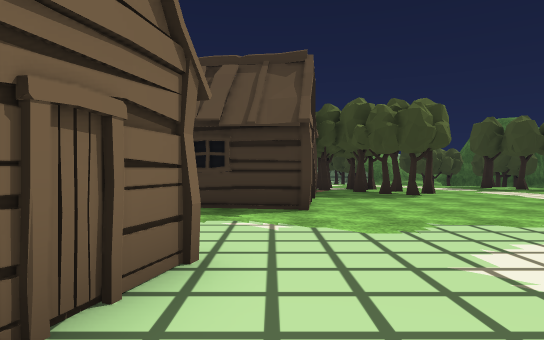
View 1 (above)

23 first-person views from a walk through a 3-D level made in the Unity game engine. The camera is 1.4 m above the floor, looks level and sees 75° across. The floor is counted in squares, 2 m on a side. Each view is taken from the middle of a square. On the plan, view 1 faces up. The plan holds only what a view shows up to about 11 squares ahead; the rest is blank. The place goes on beyond the plan. The player character is not drawn. Some animated figures are not drawn. Some surface patterns are stand-ins.

View 2
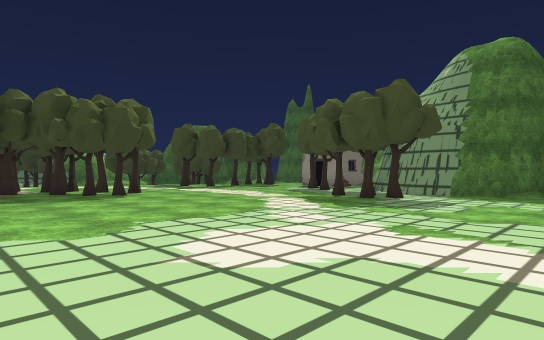

View 3
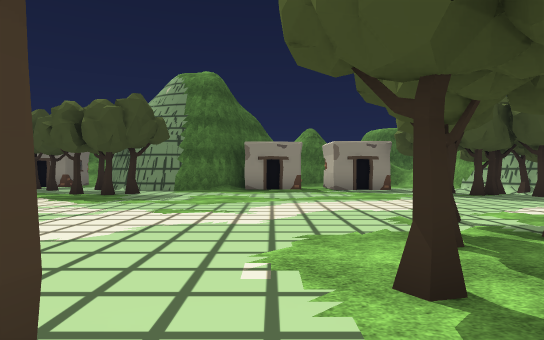

View 4
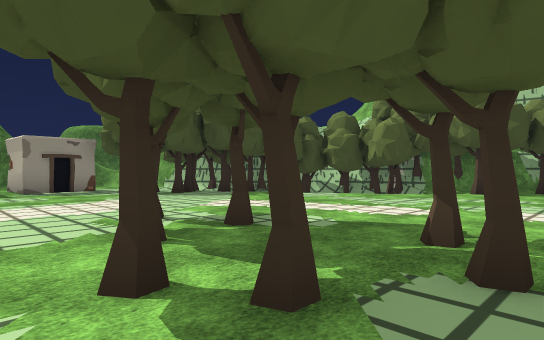

View 5
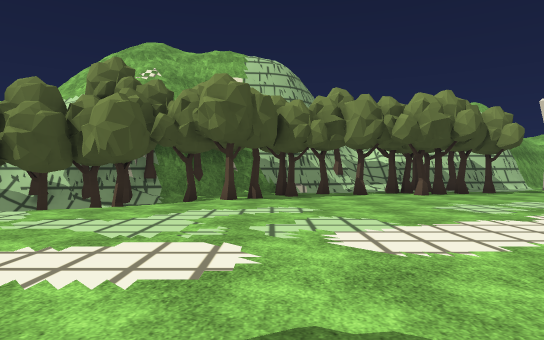

View 6
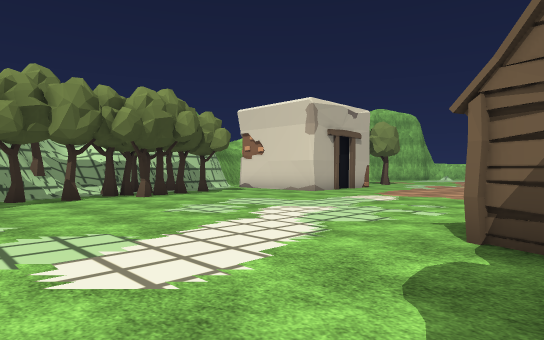

View 7
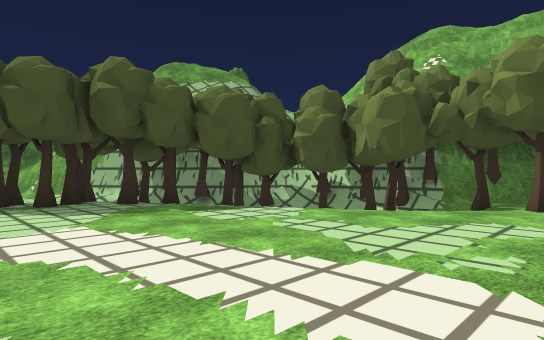

View 8
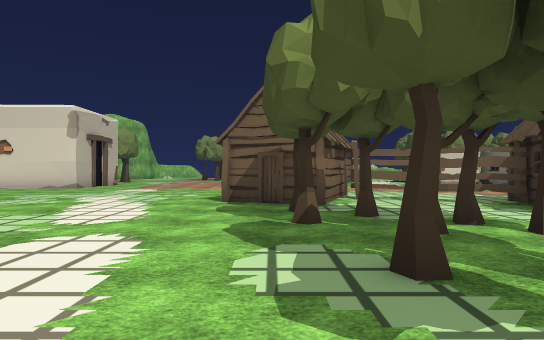

View 9
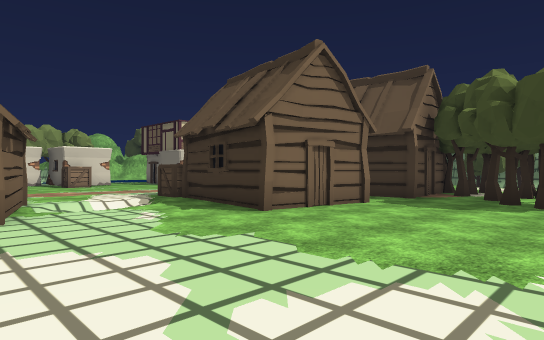

View 10
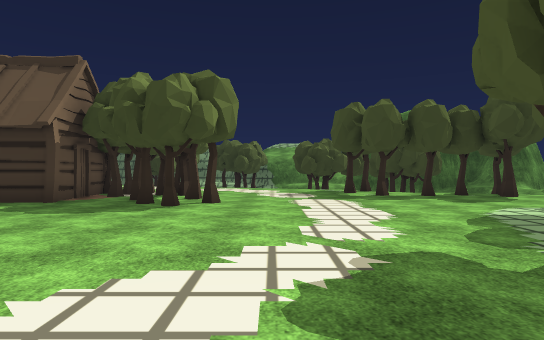

View 11
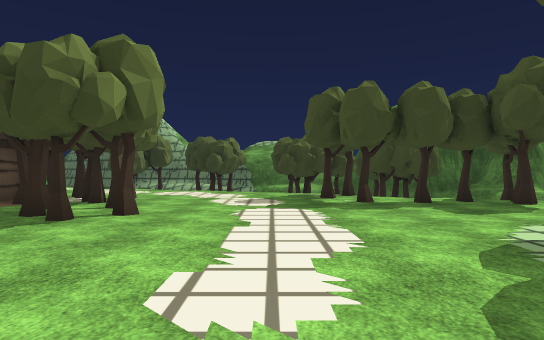

View 12
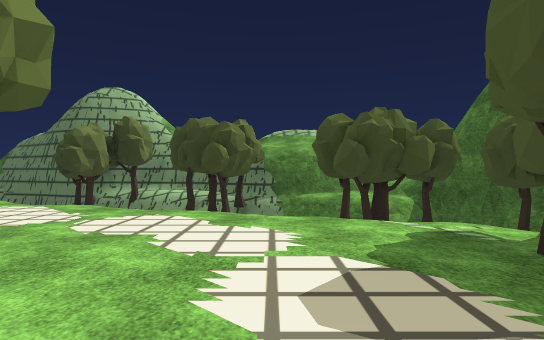

View 13
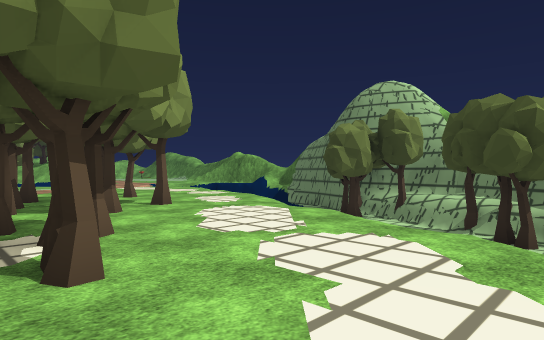

View 14
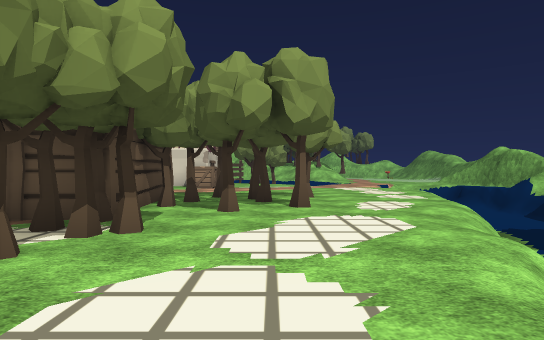

View 15
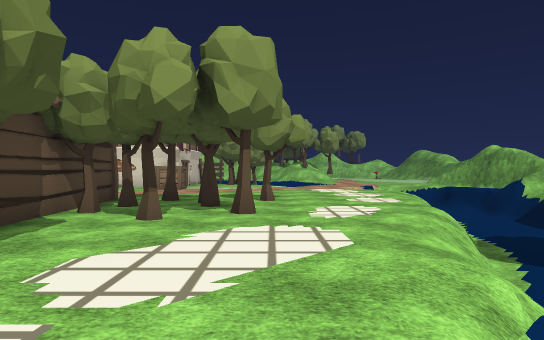

View 16
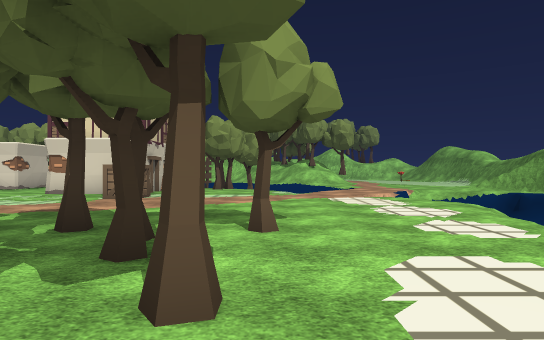

View 17
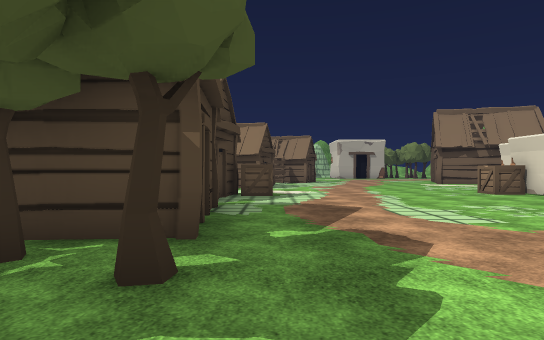

View 18
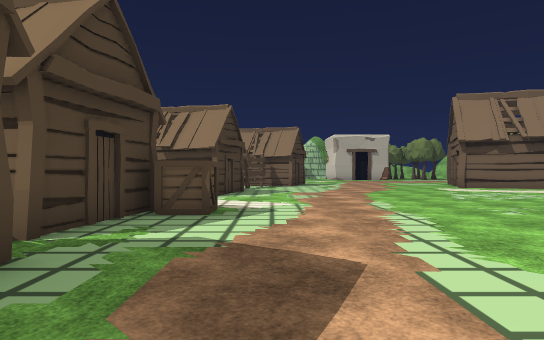

View 19
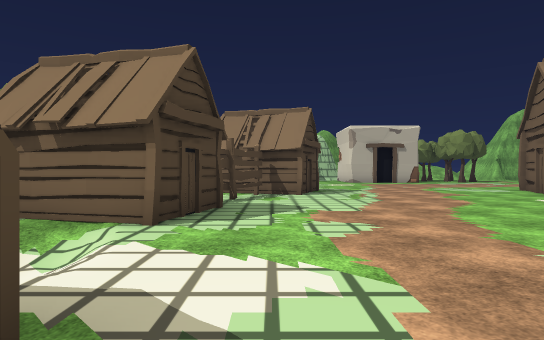

View 20
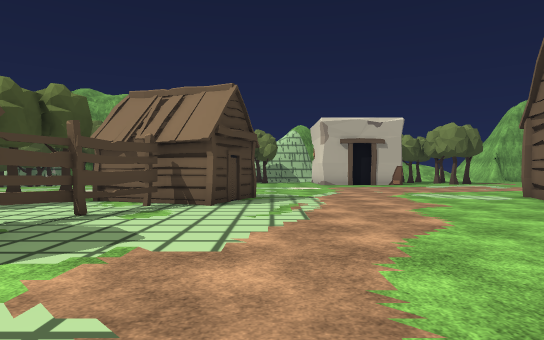

View 21
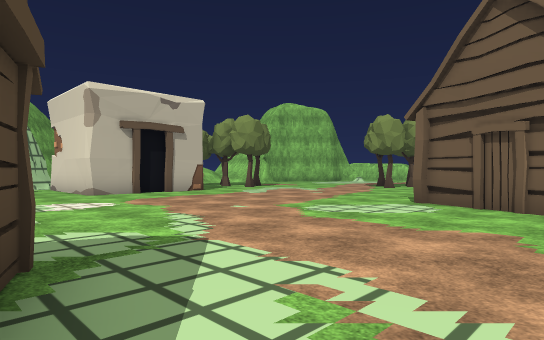

View 22
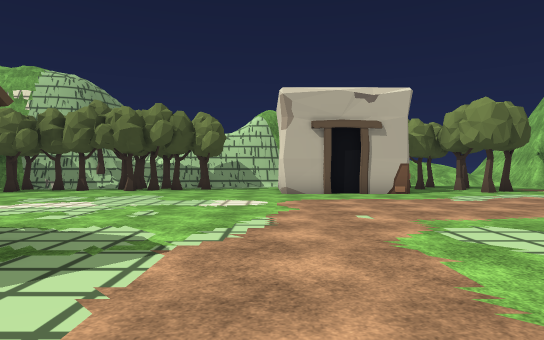

View 23
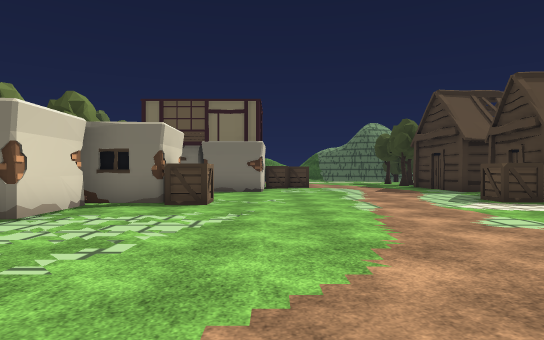

### Floor plan
Key: @ floor where view 1 was taken; # wall or solid block; . main floor; - floor 1 m lower than the main floor; _ floor 1.5 m lower than the main floor; / step, stairs or slope; = window, fence, low wall or low ledge; v drop or lower ground; H hut; T tree; F fence; O other object.
Columns run from 14 left of view 1 to 12 right of it. Each row starts with its distance up from view 1.
 22         =     T #TOT#####
 21       = //=v/v_   TT===.#
 20     ./......//=/     ##=###
 19     ..........///     T/T_#
 18     /............/=      T
 17     .......T.T.....//=   T
 16     .......TT.........//
 15     .......T..T........T
 14      .......TT.TTT....T...
 13     # O....HHHHHTTT....TTTT
 12     #......H   HT.T.......T
 11     #......H HHH.T.T.......
 10     ........   ..TT.......
  9     ........HH H.........T
  8    .........   H........
  7  ##O......OOHH .........
  6  #.O......./..........T.
  5  #.........//.........TT.#
  4  #.........//..........T##
  3   .........HH...........##
  2   .........  H...........#
  1    .......HFHH...........
  0    .......F...@.........
 -1   ........F..TT.........
 -2  #......HF....TTTT......##
 -3 ##......H.HH.T..T.......#
 -4 #.......HHH.TT..........#
 -5 ..........H...........TT
 -6 ......................T..
 -7 .....................TTTT
 -8 ..................../TTO##
 -9 ..................//T-TO#
-10 ................./ TTO###
-11 ...............T/TT /##
-12 .####........TT.T/TTT#
-13     #....TTTT.TOTT####
-14       .TTTT..#OO##

Where each view was taken, in squares from view 1:
view 1: 0 up, 0 right, facing up
view 2: 0 up, 0 right, facing up-right
view 3: 0 up, 2 left, facing right
view 4: 0 up, 2 left, facing down-right
view 5: 3 down, 0 right, facing down
view 6: 4 down, 0 right, facing down-left
view 7: 4 down, 0 right, facing down-right
view 8: 4 down, 4 right, facing left
view 9: 2 up, 5 right, facing up-left
view 10: 3 up, 6 right, facing up
view 11: 5 up, 7 right, facing up
view 12: 11 up, 6 right, facing up
view 13: 13 up, 6 right, facing up-left
view 14: 16 up, 6 right, facing left
view 15: 17 up, 5 right, facing left
view 16: 17 up, 1 right, facing left
view 17: 17 up, 4 left, facing down
view 18: 13 up, 5 left, facing down
view 19: 8 up, 5 left, facing down
view 20: 5 up, 7 left, facing down
view 21: 1 down, 6 left, facing down-left
view 22: 1 down, 9 left, facing down
view 23: 1 down, 9 left, facing up
